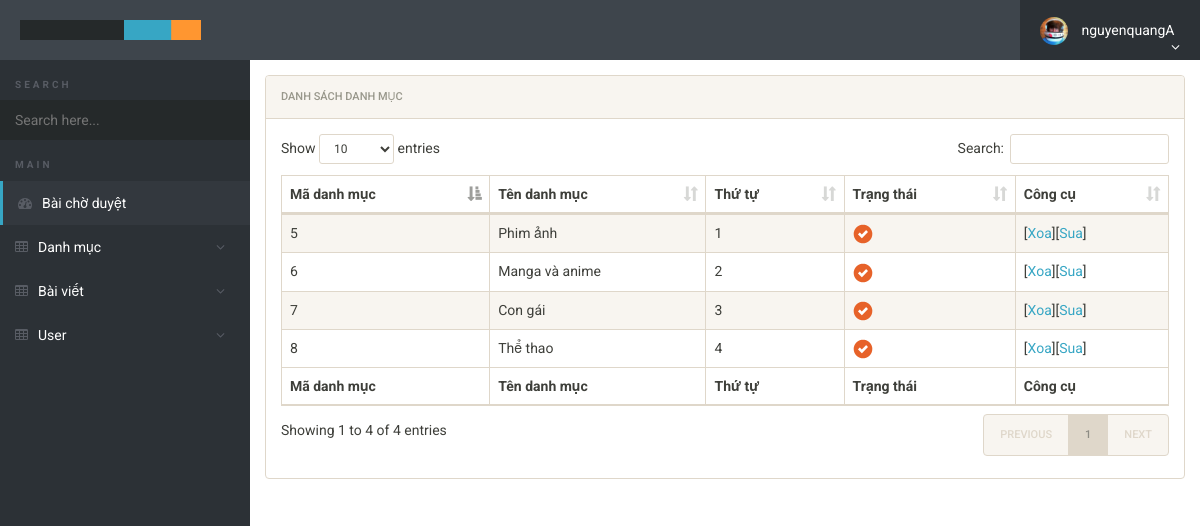
/admin/index.php?page=dsdm (signed in), run on the app's committed database.
### tables this page shows
CREATE TABLE `danh_muc` (
  `ma_danh_muc` int(11) NOT NULL,
  `thu_tu` int(11) NOT NULL,
  `trang_thai` tinyint(1) NOT NULL,
  `ten_danh_muc` varchar(50) NOT NULL
);

### admin/danhmuc/dsdm.php (the view, shortened to what this page needs)
<html>
    <head>
    </head>
    <body>
        <?php
          $query = "select danh_muc.ma_danh_muc, ten_danh_muc, thu_tu, danh_muc.trang_thai, count(ma_bai_viet) from danh_muc
                  left join bai_viet on danh_muc.ma_danh_muc = bai_viet.ma_danh_muc
                  group by danh_muc.ma_danh_muc, ten_danh_muc, thu_tu, danh_muc.trang_thai
                  order by thu_tu asc";
             $rows = $db->query($query);
        ?>
    <div class="panel panel-default">
<div class="panel-heading">Danh sách danh mục</div>
<div class="panel-body">
        <table id="zctb" class="display table table-striped table-bordered table-hover" cellspacing="0" width="100%">
                <thead>
                        <tr>
                                <th>Mã danh mục</th>
                                <th>Tên danh mục</th>
                                <th>Thứ tự</th>
                                <th>Trạng thái</th>
                                <th>Công cụ</th>
                        </tr>
                </thead>
                <tfoot>
                       <tr>
                                <th>Mã danh mục</th>
                                <th>Tên danh mục</th>
                                <th>Thứ tự</th>
                                <th>Trạng thái</th>
                                <th>Công cụ</th>
                        </tr>
                </tfoot>
                <tbody>
                    <?php
            foreach ($rows as $r)
            {
                $tt='<img src="del.gif"/>';
                if($r[3]==1)
                    $tt='<img src="tick.png"/>';
                echo '<tr>';
                    echo "<td>$r[0]</td>";
                    echo "<td>$r[1]</td>";
                    echo "<td>$r[2]</td>";
                    echo "<td>$tt</td>";
                    echo "<td>[<a href='#' onClick='check($r[0], $r[4])'>Xoa</a>]"
                            . "[<a href='index.php?page=suadm&ma_danh_muc=$r[0]'>Sua</a>]</td>";
                echo '</tr>';
            }
            echo '</table>';
        ?>
    </body>
</html>

### admin/index.php (shortened to what this page needs)
<!doctype html>
<html lang="en" class="no-js">
<head>
	<link rel="stylesheet" href="../css/font-awesome.min.css">
	<link rel="stylesheet" href="../css/bootstrap.min.css">
	<link rel="stylesheet" href="../css/dataTables.bootstrap.min.css">
	<link rel="stylesheet" href="../css/bootstrap-social.css">
	<link rel="stylesheet" href="../css/bootstrap-select.css">
	<link rel="stylesheet" href="../css/fileinput.min.css">
	<link rel="stylesheet" href="../css/awesome-bootstrap-checkbox.css">
	<link rel="stylesheet" href="../css/style.css">
</head>
<body>
    <?php
        include '../config/connect.php';
        if(isset($_SESSION['admin_buoncuoi']) && $_SESSION['admin_buoncuoi']== 'logged')
        {
    ?>
    <div class="brand clearfix">
            <a href="index.php" class="logo"><img src="../img/logo.jpg" class="img-responsive" alt=""></a>
            <ul class="ts-profile-nav">
                    <li class="ts-account">
                            <a href="index.php"><img src="../img/ts-avatar.jpg" class="ts-avatar hidden-side" alt=""> <?php echo $_SESSION['tenUser']; ?> <i class="fa fa-angle-down hidden-side"></i></a>
                    </li>
            </ul>
    </div>
    <div class="ts-main-content">
            <nav class="ts-sidebar">
                    <ul class="ts-sidebar-menu">
                            <li class="ts-label">Search</li>
                            <li>
                                    <input type="text" class="ts-sidebar-search" placeholder="Search here...">
                            </li>
                            <li class="ts-label">Main</li>
                            <li class="open"><a href="index.php?page=dash"><i class="fa fa-dashboard"></i>Bài chờ duyệt</a></li>
                            <li><a href="#"><i class="fa fa-table"></i>Danh mục</a>
                            </li>
                            <li><a href="#"><i class="fa fa-table"></i>Bài viết</a>
                            </li>
                            <li><a href="#"><i class="fa fa-table"></i>User</a>
                            </li>
                    </ul>
            </nav>
            <div class="content-wrapper">
                    <div class="container-fluid">
                        <?php
                            if(isset($_REQUEST['page']))
                            {
                                $page= $_REQUEST['page'];
                                switch ($page)
                                {
                                case 'dsdm':
                                    include 'danhmuc/dsdm.php';
                                    break;
                                }
                            }
                            else {
                                include 'dashboard.php';
                            }
                        ?>
                    </div>
            </div>
    </div>
    <?php
        }
        else {
            header('location:login.php');
        }
    ?>
</body>
</html>

### config/connect.php (shortened to what this page needs)
<!doctype html>
<html>
<head>
</head>
<body>
</body>
</html>

### css/style.css (style rules this page uses)
html { font-size: 14px; }
@media only screen and (min-width: 480px) { html { font-size: 17px; } }
@media only screen and (min-width: 768px) { html { font-size: 14px; } }
body { font-size: 1em; }
a { color: #37a6c4; }
.panel { overflow: hidden; }
ul, li { margin: 0; padding: 0; list-style: none; }
.brand { background: #3e454c; position: relative; z-index: 3; position: fixed; width: 100%; top: 0; }
.brand .logo { box-sizing: border-box; padding: 20px; float: left; display: block; width: 200px; }
@media only screen and (min-width: 992px) { .brand .logo { width: 250px; } }
.brand .logo img { height: 20px; }
.brand .ts-profile-nav { float: right; display: none; }
.brand .ts-profile-nav li { float: left; position: relative; }
.brand .ts-profile-nav li a { display: block; padding: 20px; color: #fff; }
.brand .ts-profile-nav .ts-account .fa-angle-down { float: right; }
.brand .ts-profile-nav .ts-account > a { width: 180px; background: #2c3136; }
.brand .ts-profile-nav .ts-account .ts-avatar { border-radius: 50%; height: 28px; margin: -10px 0; margin-right: 10px; }
@media only screen and (min-width: 992px) { .brand .ts-profile-nav { display: block; } }
.ts-sidebar { background: #2c3136; max-height: 0; transition: max-height 0.3s; overflow: hidden; position: fixed; z-index: 2; width: 100%; bottom: 0; top: 60px; overflow-y: auto; }
.ts-sidebar .ts-sidebar-search { width: 100%; background: #25292a; border: none; padding: 10px 15px; color: #fff; }
@media only screen and (min-width: 992px) { .ts-sidebar { max-height: 100%; bottom: 0; } }
.ts-sidebar-menu .ts-label { color: #585c64; font-weight: bold; padding: 8px 15px; text-transform: uppercase; font-size: 10px; letter-spacing: 3px; margin-top: 10px; }
.ts-sidebar-menu a { display: block; text-decoration: none; padding: 12px 15px; color: #fff; }
.ts-sidebar-menu li { position: relative; }
.ts-sidebar-menu li i { color: #585c64; margin-right: 10px; }
.ts-sidebar-menu .open > a { background: rgba(51, 56, 62, 0.35); }
.ts-sidebar-menu > .open > a { background: #33383e; border-left: 3px solid #37a6c4; }
.ts-main-content .content-wrapper { padding-top: 15px; margin-top: 60px; }
@media only screen and (min-width: 992px) { .ts-main-content .ts-sidebar { width: 250px; float: left; } }
@media only screen and (min-width: 992px) { .ts-main-content .content-wrapper { margin-left: 250px; } }

### data on the page
danh_muc: ma_danh_muc "5", ten_danh_muc "Phim ảnh", thu_tu "1", trang_thai 1 (drawn)
danh_muc: ma_danh_muc "6", ten_danh_muc "Manga và anime", thu_tu "2", trang_thai 1 (drawn)
danh_muc: ma_danh_muc "7", ten_danh_muc "Con gái", thu_tu "3", trang_thai 1 (drawn)
danh_muc: ma_danh_muc "8", ten_danh_muc "Thể thao", thu_tu "4", trang_thai 1 (drawn)

### other printed values
$_SESSION['tenUser'] "nguyenquangA"
